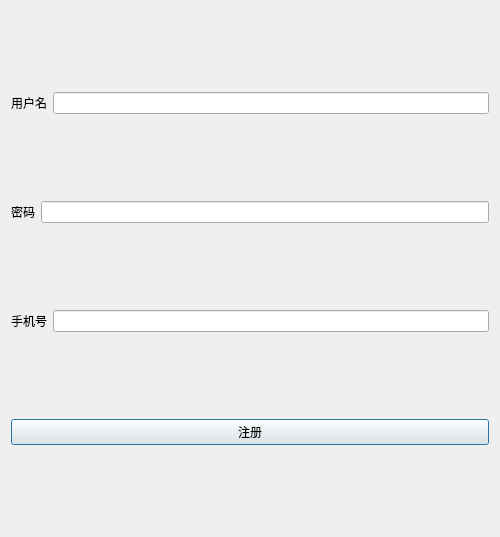
<?xml version="1.0" encoding="UTF-8"?>
<ui version="4.0">
 <class>Regist</class>
 <widget class="QDialog" name="Regist">
  <property name="geometry">
   <rect>
    <x>0</x>
    <y>0</y>
    <width>500</width>
    <height>537</height>
   </rect>
  </property>
  <property name="windowTitle">
   <string>Regist</string>
  </property>
  <layout class="QGridLayout" name="gridLayout">
   <item row="0" column="0">
    <layout class="QHBoxLayout" name="horizontalLayout">
     <item>
      <widget class="QLabel" name="label">
       <property name="text">
        <string>用户名</string>
       </property>
      </widget>
     </item>
     <item>
      <widget class="QLineEdit" name="lineEditUsername"/>
     </item>
    </layout>
   </item>
   <item row="1" column="0">
    <layout class="QHBoxLayout" name="horizontalLayout_2">
     <item>
      <widget class="QLabel" name="label_2">
       <property name="text">
        <string>密码</string>
       </property>
      </widget>
     </item>
     <item>
      <widget class="QLineEdit" name="lineEditPassword">
       <property name="text">
        <string/>
       </property>
      </widget>
     </item>
    </layout>
   </item>
   <item row="2" column="0">
    <layout class="QHBoxLayout" name="horizontalLayout_3">
     <item>
      <widget class="QLabel" name="label_3">
       <property name="text">
        <string>手机号</string>
       </property>
      </widget>
     </item>
     <item>
      <widget class="QLineEdit" name="lineEditPhone"/>
     </item>
    </layout>
   </item>
   <item row="3" column="0">
    <widget class="QPushButton" name="btnRegister">
     <property name="text">
      <string>注册</string>
     </property>
    </widget>
   </item>
  </layout>
 </widget>
 <layoutdefault spacing="6" margin="11"/>
 <resources/>
 <connections/>
</ui>
